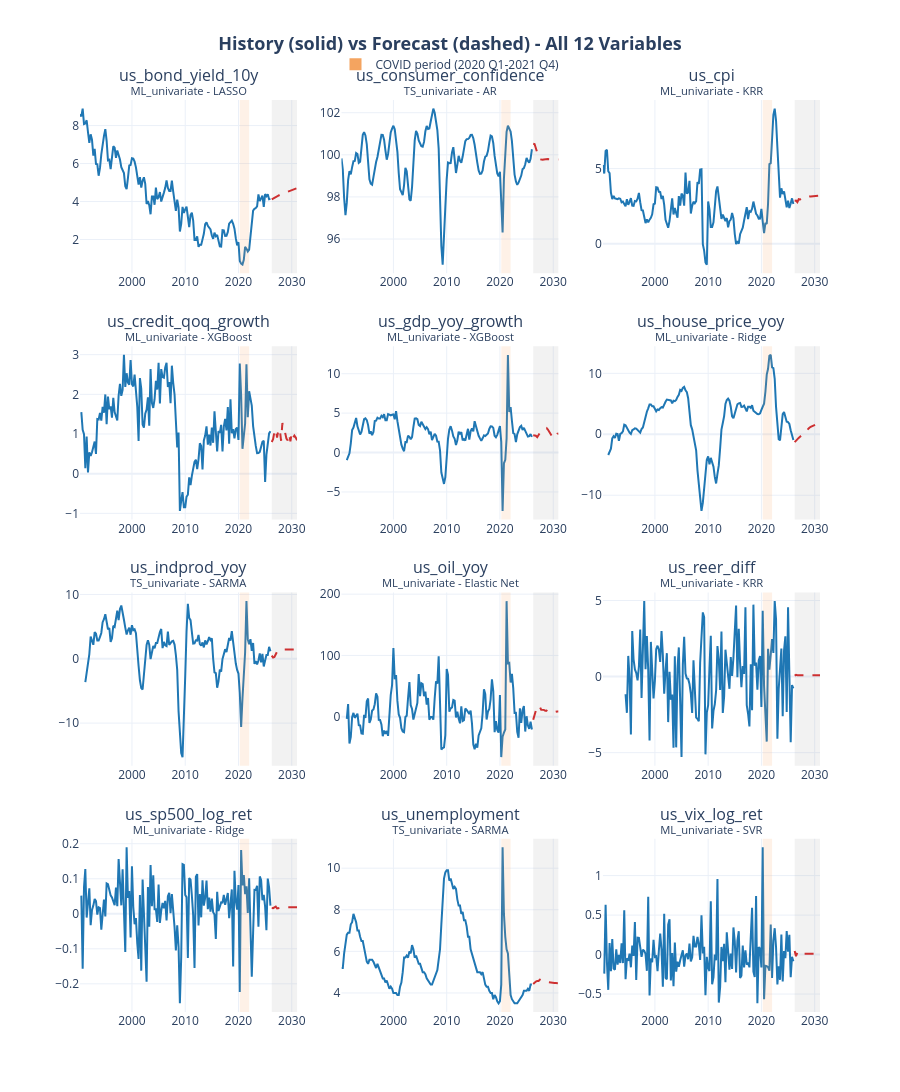

This figure's notebook cell:
### Markdown cell above
## Section 4 — History vs Forecast Visualization

One panel per variable, all 12 in a single figure. Solid line = history,
dashed line = forecast, shaded region marks the forecast horizon
(2026 Q1 onward). Panel titles show which family won each variable.

### Code cell
variables = selection['Variable'].tolist()
n_cols = 3
n_rows = -(-len(variables) // n_cols)

titles = [f"{row['Variable']}<br><sup>{row['Winner']} - {row['Model']}</sup>"
          for _, row in selection.iterrows()]

fig = make_subplots(rows=n_rows, cols=n_cols, subplot_titles=titles,
                     vertical_spacing=0.08, horizontal_spacing=0.06)

for idx, var in enumerate(variables):
    r, c = idx // n_cols + 1, idx % n_cols + 1
    hist = history_complete[var]
    fcst = final_forecast[var]

    fig.add_trace(go.Scatter(x=hist.index, y=hist.values, mode='lines',
                              line=dict(color='#1f77b4'), showlegend=False),
                  row=r, col=c)
    fig.add_trace(go.Scatter(x=fcst.index, y=fcst.values, mode='lines',
                              line=dict(color='#d62728', dash='dash'), showlegend=False),
                  row=r, col=c)
    fig.add_vrect(x0=FORECAST_START, x1=fcst.index.max(),
                  fillcolor='grey', opacity=0.1, line_width=0, row=r, col=c)

COVID_START = pd.Timestamp('2020-03-31')
COVID_END = pd.Timestamp('2021-12-31')

for idx, var in enumerate(variables):
    r, c = idx // n_cols + 1, idx % n_cols + 1
    fig.add_vrect(x0=COVID_START, x1=COVID_END,
                  fillcolor='#F4A460', opacity=0.15, line_width=0, row=r, col=c)

fig.add_trace(go.Scatter(
    x=[None], y=[None], mode='markers',
    marker=dict(size=12, color='#F4A460', symbol='square'),
    name='COVID period (2020 Q1-2021 Q4)', showlegend=True))

fig.update_layout(
    height=280 * n_rows,
    title=dict(text='<b>History (solid) vs Forecast (dashed) - All 12 Variables</b>',
               x=0.5, xanchor='center', font=dict(size=18)),
    template='plotly_white', showlegend=True,
    legend=dict(orientation='h', y=1.055, x=0.5, xanchor='center'),
    margin=dict(t=100))
fig.show()

### Figure 1 — Plotly figure (JSON) as saved in the notebook; plotly's stock layout.template omitted (floating-point values rounded to 4 significant figures; data arrays with more than 128 entries replaced by an {"elided": "..."} marker saying what was removed)
{"data": [{"line": {"color": "#1f77b4"}, "mode": "lines", "showlegend": false, "type": "scatter", "x": {"elided": "144 str values"}, "xaxis": "x", "y": {"elided": "144 float values"}, "yaxis": "y"}, {"line": {"color": "#d62728", "dash": "dash"}, "mode": "lines", "showlegend": false, "type": "scatter", "x": ["2026-03-31T00:00:00.000000000", "2026-06-30T00:00:00.000000000", "2026-09-30T00:00:00.000000000", "2026-12-31T00:00:00.000000000", "2027-03-31T00:00:00.000000000", "2027-06-30T00:00:00.000000000", "2027-09-30T00:00:00.000000000", "2027-12-31T00:00:00.000000000", "2028-03-31T00:00:00.000000000", "2028-06-30T00:00:00.000000000", "2028-09-30T00:00:00.000000000", "2028-12-31T00:00:00.000000000", "2029-03-31T00:00:00.000000000", "2029-06-30T00:00:00.000000000", "2029-09-30T00:00:00.000000000", "2029-12-31T00:00:00.000000000", "2030-03-31T00:00:00.000000000", "2030-06-30T00:00:00.000000000", "2030-09-30T00:00:00.000000000", "2030-12-31T00:00:00.000000000"], "xaxis": "x", "y": [4.117, 4.149, 4.176, 4.241, 4.274, 4.312, 4.346, 4.378, 4.405, 4.435, 4.464, 4.492, 4.52, 4.549, 4.576, 4.603, 4.629, 4.655, 4.68, 4.705], "yaxis": "y"}, {"line": {"color": "#1f77b4"}, "mode": "lines", "showlegend": false, "type": "scatter", "x": {"elided": "144 str values"}, "xaxis": "x2", "y": {"elided": "144 float values"}, "yaxis": "y2"}, {"line": {"color": "#d62728", "dash": "dash"}, "mode": "lines", "showlegend": false, "type": "scatter", "x": ["2026-03-31T00:00:00.000000000", "2026-06-30T00:00:00.000000000", "2026-09-30T00:00:00.000000000", "2026-12-31T00:00:00.000000000", "2027-03-31T00:00:00.000000000", "2027-06-30T00:00:00.000000000", "2027-09-30T00:00:00.000000000", "2027-12-31T00:00:00.000000000", "2028-03-31T00:00:00.000000000", "2028-06-30T00:00:00.000000000", "2028-09-30T00:00:00.000000000", "2028-12-31T00:00:00.000000000", "2029-03-31T00:00:00.000000000", "2029-06-30T00:00:00.000000000", "2029-09-30T00:00:00.000000000", "2029-12-31T00:00:00.000000000", "2030-03-31T00:00:00.000000000", "2030-06-30T00:00:00.000000000", "2030-09-30T00:00:00.000000000", "2030-12-31T00:00:00.000000000"], "xaxis": "x2", "y": [100.5, 100.5, 100.3, 100.1, 99.89, 99.79, 99.76, 99.76, 99.78, 99.79, 99.8, 99.8, 99.79, 99.79, 99.78, 99.78, 99.78, 99.78, 99.78, 99.78], "yaxis": "y2"}, {"line": {"color": "#1f77b4"}, "mode": "lines", "showlegend": false, "type": "scatter", "x": {"elided": "144 str values"}, "xaxis": "x3", "y": {"elided": "144 float values"}, "yaxis": "y3"}, {"line": {"color": "#d62728", "dash": "dash"}, "mode": "lines", "showlegend": false, "type": "scatter", "x": ["2026-03-31T00:00:00.000000000", "2026-06-30T00:00:00.000000000", "2026-09-30T00:00:00.000000000", "2026-12-31T00:00:00.000000000", "2027-03-31T00:00:00.000000000", "2027-06-30T00:00:00.000000000", "2027-09-30T00:00:00.000000000", "2027-12-31T00:00:00.000000000", "2028-03-31T00:00:00.000000000", "2028-06-30T00:00:00.000000000", "2028-09-30T00:00:00.000000000", "2028-12-31T00:00:00.000000000", "2029-03-31T00:00:00.000000000", "2029-06-30T00:00:00.000000000", "2029-09-30T00:00:00.000000000", "2029-12-31T00:00:00.000000000", "2030-03-31T00:00:00.000000000", "2030-06-30T00:00:00.000000000", "2030-09-30T00:00:00.000000000", "2030-12-31T00:00:00.000000000"], "xaxis": "x3", "y": [2.872, 2.876, 2.774, 2.962, 2.943, 2.974, 3.071, 3.049, 3.091, 3.121, 3.111, 3.143, 3.151, 3.155, 3.175, 3.178, 3.186, 3.196, 3.198, 3.205], "yaxis": "y3"}, {"line": {"color": "#1f77b4"}, "mode": "lines", "showlegend": false, "type": "scatter", "x": {"elided": "144 str values"}, "xaxis": "x4", "y": {"elided": "144 float values"}, "yaxis": "y4"}, {"line": {"color": "#d62728", "dash": "dash"}, "mode": "lines", "showlegend": false, "type": "scatter", "x": ["2026-03-31T00:00:00.000000000", "2026-06-30T00:00:00.000000000", "2026-09-30T00:00:00.000000000", "2026-12-31T00:00:00.000000000", "2027-03-31T00:00:00.000000000", "2027-06-30T00:00:00.000000000", "2027-09-30T00:00:00.000000000", "2027-12-31T00:00:00.000000000", "2028-03-31T00:00:00.000000000", "2028-06-30T00:00:00.000000000", "2028-09-30T00:00:00.000000000", "2028-12-31T00:00:00.000000000", "2029-03-31T00:00:00.000000000", "2029-06-30T00:00:00.000000000", "2029-09-30T00:00:00.000000000", "2029-12-31T00:00:00.000000000", "2030-03-31T00:00:00.000000000", "2030-06-30T00:00:00.000000000", "2030-09-30T00:00:00.000000000", "2030-12-31T00:00:00.000000000"], "xaxis": "x4", "y": [0.7988, 0.8668, 1.058, 1.12, 0.9107, 1.098, 1.131, 0.8291, 1.278, 1.057, 1.038, 0.8844, 0.8393, 1.002, 0.8178, 1.027, 0.9068, 0.9595, 0.9097, 0.8426], "yaxis": "y4"}, {"line": {"color": "#1f77b4"}, "mode": "lines", "showlegend": false, "type": "scatter", "x": {"elided": "144 str values"}, "xaxis": "x5", "y": {"elided": "144 float values"}, "yaxis": "y5"}, {"line": {"color": "#d62728", "dash": "dash"}, "mode": "lines", "showlegend": false, "type": "scatter", "x": ["2026-03-31T00:00:00.000000000", "2026-06-30T00:00:00.000000000", "2026-09-30T00:00:00.000000000", "2026-12-31T00:00:00.000000000", "2027-03-31T00:00:00.000000000", "2027-06-30T00:00:00.000000000", "2027-09-30T00:00:00.000000000", "2027-12-31T00:00:00.000000000", "2028-03-31T00:00:00.000000000", "2028-06-30T00:00:00.000000000", "2028-09-30T00:00:00.000000000", "2028-12-31T00:00:00.000000000", "2029-03-31T00:00:00.000000000", "2029-06-30T00:00:00.000000000", "2029-09-30T00:00:00.000000000", "2029-12-31T00:00:00.000000000", "2030-03-31T00:00:00.000000000", "2030-06-30T00:00:00.000000000", "2030-09-30T00:00:00.000000000", "2030-12-31T00:00:00.000000000"], "xaxis": "x5", "y": [2.184, 2.123, 2.129, 1.948, 2.331, 2.494, 2.641, 2.727, 2.858, 3.029, 3.103, 2.924, 2.657, 2.233, 2.085, 2.084, 1.88, 1.966, 2.369, 2.418], "yaxis": "y5"}, {"line": {"color": "#1f77b4"}, "mode": "lines", "showlegend": false, "type": "scatter", "x": {"elided": "144 str values"}, "xaxis": "x6", "y": {"elided": "144 float values"}, "yaxis": "y6"}, {"line": {"color": "#d62728", "dash": "dash"}, "mode": "lines", "showlegend": false, "type": "scatter", "x": ["2026-03-31T00:00:00.000000000", "2026-06-30T00:00:00.000000000", "2026-09-30T00:00:00.000000000", "2026-12-31T00:00:00.000000000", "2027-03-31T00:00:00.000000000", "2027-06-30T00:00:00.000000000", "2027-09-30T00:00:00.000000000", "2027-12-31T00:00:00.000000000", "2028-03-31T00:00:00.000000000", "2028-06-30T00:00:00.000000000", "2028-09-30T00:00:00.000000000", "2028-12-31T00:00:00.000000000", "2029-03-31T00:00:00.000000000", "2029-06-30T00:00:00.000000000", "2029-09-30T00:00:00.000000000", "2029-12-31T00:00:00.000000000", "2030-03-31T00:00:00.000000000", "2030-06-30T00:00:00.000000000", "2030-09-30T00:00:00.000000000", "2030-12-31T00:00:00.000000000"], "xaxis": "x6", "y": [-1.294, -1.112, -0.7936, -0.5951, -0.3946, -0.2713, -0.1421, 0.1101, 0.3781, 0.6451, 0.898, 1.073, 1.211, 1.335, 1.432, 1.525, 1.603, 1.649, 1.678, 1.688], "yaxis": "y6"}, {"line": {"color": "#1f77b4"}, "mode": "lines", "showlegend": false, "type": "scatter", "x": {"elided": "144 str values"}, "xaxis": "x7", "y": {"elided": "144 float values"}, "yaxis": "y7"}, {"line": {"color": "#d62728", "dash": "dash"}, "mode": "lines", "showlegend": false, "type": "scatter", "x": ["2026-03-31T00:00:00.000000000", "2026-06-30T00:00:00.000000000", "2026-09-30T00:00:00.000000000", "2026-12-31T00:00:00.000000000", "2027-03-31T00:00:00.000000000", "2027-06-30T00:00:00.000000000", "2027-09-30T00:00:00.000000000", "2027-12-31T00:00:00.000000000", "2028-03-31T00:00:00.000000000", "2028-06-30T00:00:00.000000000", "2028-09-30T00:00:00.000000000", "2028-12-31T00:00:00.000000000", "2029-03-31T00:00:00.000000000", "2029-06-30T00:00:00.000000000", "2029-09-30T00:00:00.000000000", "2029-12-31T00:00:00.000000000", "2030-03-31T00:00:00.000000000", "2030-06-30T00:00:00.000000000", "2030-09-30T00:00:00.000000000", "2030-12-31T00:00:00.000000000"], "xaxis": "x7", "y": [0.4902, 0.1932, 0.2886, 0.808, 1.107, 1.321, 1.391, 1.4, 1.418, 1.427, 1.434, 1.438, 1.441, 1.444, 1.445, 1.446, 1.447, 1.447, 1.447, 1.448], "yaxis": "y7"}, {"line": {"color": "#1f77b4"}, "mode": "lines", "showlegend": false, "type": "scatter", "x": {"elided": "144 str values"}, "xaxis": "x8", "y": {"elided": "144 float values"}, "yaxis": "y8"}, {"line": {"color": "#d62728", "dash": "dash"}, "mode": "lines", "showlegend": false, "type": "scatter", "x": ["2026-03-31T00:00:00.000000000", "2026-06-30T00:00:00.000000000", "2026-09-30T00:00:00.000000000", "2026-12-31T00:00:00.000000000", "2027-03-31T00:00:00.000000000", "2027-06-30T00:00:00.000000000", "2027-09-30T00:00:00.000000000", "2027-12-31T00:00:00.000000000", "2028-03-31T00:00:00.000000000", "2028-06-30T00:00:00.000000000", "2028-09-30T00:00:00.000000000", "2028-12-31T00:00:00.000000000", "2029-03-31T00:00:00.000000000", "2029-06-30T00:00:00.000000000", "2029-09-30T00:00:00.000000000", "2029-12-31T00:00:00.000000000", "2030-03-31T00:00:00.000000000", "2030-06-30T00:00:00.000000000", "2030-09-30T00:00:00.000000000", "2030-12-31T00:00:00.000000000"], "xaxis": "x8", "y": [-4.95, 3.638, 10.99, 17.57, 16.17, 16.04, 11.38, 11.23, 11.15, 9.696, 10.07, 8.246, 6.869, 6.287, 6.364, 7.142, 7.806, 8.534, 8.572, 8.459], "yaxis": "y8"}, {"line": {"color": "#1f77b4"}, "mode": "lines", "showlegend": false, "type": "scatter", "x": {"elided": "144 str values"}, "xaxis": "x9", "y": {"elided": "144 float values"}, "yaxis": "y9"}, {"line": {"color": "#d62728", "dash": "dash"}, "mode": "lines", "showlegend": false, "type": "scatter", "x": ["2026-03-31T00:00:00.000000000", "2026-06-30T00:00:00.000000000", "2026-09-30T00:00:00.000000000", "2026-12-31T00:00:00.000000000", "2027-03-31T00:00:00.000000000", "2027-06-30T00:00:00.000000000", "2027-09-30T00:00:00.000000000", "2027-12-31T00:00:00.000000000", "2028-03-31T00:00:00.000000000", "2028-06-30T00:00:00.000000000", "2028-09-30T00:00:00.000000000", "2028-12-31T00:00:00.000000000", "2029-03-31T00:00:00.000000000", "2029-06-30T00:00:00.000000000", "2029-09-30T00:00:00.000000000", "2029-12-31T00:00:00.000000000", "2030-03-31T00:00:00.000000000", "2030-06-30T00:00:00.000000000", "2030-09-30T00:00:00.000000000", "2030-12-31T00:00:00.000000000"], "xaxis": "x9", "y": [0.06314, 0.1115, 0.08691, 0.08396, 0.08499, 0.08516, 0.08511, 0.08511, 0.08511, 0.08511, 0.08511, 0.08511, 0.08511, 0.08511, 0.08511, 0.08511, 0.08511, 0.08511, 0.08511, 0.08511], "yaxis": "y9"}, {"line": {"color": "#1f77b4"}, "mode": "lines", "showlegend": false, "type": "scatter", "x": {"elided": "144 str values"}, "xaxis": "x10", "y": {"elided": "144 float values"}, "yaxis": "y10"}, {"line": {"color": "#d62728", "dash": "dash"}, "mode": "lines", "showlegend": false, "type": "scatter", "x": ["2026-03-31T00:00:00.000000000", "2026-06-30T00:00:00.000000000", "2026-09-30T00:00:00.000000000", "2026-12-31T00:00:00.000000000", "2027-03-31T00:00:00.000000000", "2027-06-30T00:00:00.000000000", "2027-09-30T00:00:00.000000000", "2027-12-31T00:00:00.000000000", "2028-03-31T00:00:00.000000000", "2028-06-30T00:00:00.000000000", "2028-09-30T00:00:00.000000000", "2028-12-31T00:00:00.000000000", "2029-03-31T00:00:00.000000000", "2029-06-30T00:00:00.000000000", "2029-09-30T00:00:00.000000000", "2029-12-31T00:00:00.000000000", "2030-03-31T00:00:00.000000000", "2030-06-30T00:00:00.000000000", "2030-09-30T00:00:00.000000000", "2030-12-31T00:00:00.000000000"], "xaxis": "x10", "y": [0.01641, 0.01599, 0.01835, 0.02039, 0.01515, 0.01615, 0.01813, 0.01844, 0.01844, 0.01832, 0.01826, 0.01844, 0.0184, 0.01833, 0.01831, 0.01831, 0.01832, 0.01832, 0.01831, 0.01832], "yaxis": "y10"}, {"line": {"color": "#1f77b4"}, "mode": "lines", "showlegend": false, "type": "scatter", "x": {"elided": "144 str values"}, "xaxis": "x11", "y": {"elided": "144 float values"}, "yaxis": "y11"}, {"line": {"color": "#d62728", "dash": "dash"}, "mode": "lines", "showlegend": false, "type": "scatter", "x": ["2026-03-31T00:00:00.000000000", "2026-06-30T00:00:00.000000000", "2026-09-30T00:00:00.000000000", "2026-12-31T00:00:00.000000000", "2027-03-31T00:00:00.000000000", "2027-06-30T00:00:00.000000000", "2027-09-30T00:00:00.000000000", "2027-12-31T00:00:00.000000000", "2028-03-31T00:00:00.000000000", "2028-06-30T00:00:00.000000000", "2028-09-30T00:00:00.000000000", "2028-12-31T00:00:00.000000000", "2029-03-31T00:00:00.000000000", "2029-06-30T00:00:00.000000000", "2029-09-30T00:00:00.000000000", "2029-12-31T00:00:00.000000000", "2030-03-31T00:00:00.000000000", "2030-06-30T00:00:00.000000000", "2030-09-30T00:00:00.000000000", "2030-12-31T00:00:00.000000000"], "xaxis": "x11", "y": [4.428, 4.499, 4.545, 4.575, 4.574, 4.634, 4.562, 4.559, 4.547, 4.53, 4.521, 4.511, 4.503, 4.496, 4.49, 4.484, 4.48, 4.475, 4.472, 4.469], "yaxis": "y11"}, {"line": {"color": "#1f77b4"}, "mode": "lines", "showlegend": false, "type": "scatter", "x": {"elided": "144 str values"}, "xaxis": "x12", "y": {"elided": "144 float values"}, "yaxis": "y12"}, {"line": {"color": "#d62728", "dash": "dash"}, "mode": "lines", "showlegend": false, "type": "scatter", "x": ["2026-03-31T00:00:00.000000000", "2026-06-30T00:00:00.000000000", "2026-09-30T00:00:00.000000000", "2026-12-31T00:00:00.000000000", "2027-03-31T00:00:00.000000000", "2027-06-30T00:00:00.000000000", "2027-09-30T00:00:00.000000000", "2027-12-31T00:00:00.000000000", "2028-03-31T00:00:00.000000000", "2028-06-30T00:00:00.000000000", "2028-09-30T00:00:00.000000000", "2028-12-31T00:00:00.000000000", "2029-03-31T00:00:00.000000000", "2029-06-30T00:00:00.000000000", "2029-09-30T00:00:00.000000000", "2029-12-31T00:00:00.000000000", "2030-03-31T00:00:00.000000000", "2030-06-30T00:00:00.000000000", "2030-09-30T00:00:00.000000000", "2030-12-31T00:00:00.000000000"], "xaxis": "x12", "y": [0.04609, -0.02124, 0.02411, 0.001186, 0.01488, 0.007802, 0.01178, 0.009668, 0.01083, 0.0102, 0.01054, 0.01036, 0.01046, 0.0104, 0.01043, 0.01042, 0.01043, 0.01042, 0.01042, 0.01042], "yaxis": "y12"}, {"marker": {"color": "#F4A460", "size": 12, "symbol": "square"}, "mode": "markers", "name": "COVID period (2020 Q1-2021 Q4)", "showlegend": true, "type": "scatter", "x": [null], "y": [null]}], "layout": {"annotations": [{"font": {"size": 16}, "showarrow": false, "text": "us_bond_yield_10y<br><sup>ML_univariate - LASSO</sup>", "x": 0.1467, "xanchor": "center", "xref": "paper", "y": 1, "yanchor": "bottom", "yref": "paper"}, {"font": {"size": 16}, "showarrow": false, "text": "us_consumer_confidence<br><sup>TS_univariate - AR</sup>", "x": 0.5, "xanchor": "center", "xref": "paper", "y": 1, "yanchor": "bottom", "yref": "paper"}, {"font": {"size": 16}, "showarrow": false, "text": "us_cpi<br><sup>ML_univariate - KRR</sup>", "x": 0.8533, "xanchor": "center", "xref": "paper", "y": 1, "yanchor": "bottom", "yref": "paper"}, {"font": {"size": 16}, "showarrow": false, "text": "us_credit_qoq_growth<br><sup>ML_univariate - XGBoost</sup>", "x": 0.1467, "xanchor": "center", "xref": "paper", "y": 0.73, "yanchor": "bottom", "yref": "paper"}, {"font": {"size": 16}, "showarrow": false, "text": "us_gdp_yoy_growth<br><sup>ML_univariate - XGBoost</sup>", "x": 0.5, "xanchor": "center", "xref": "paper", "y": 0.73, "yanchor": "bottom", "yref": "paper"}, {"font": {"size": 16}, "showarrow": false, "text": "us_house_price_yoy<br><sup>ML_univariate - Ridge</sup>", "x": 0.8533, "xanchor": "center", "xref": "paper", "y": 0.73, "yanchor": "bottom", "yref": "paper"}, {"font": {"size": 16}, "showarrow": false, "text": "us_indprod_yoy<br><sup>TS_univariate - SARMA</sup>", "x": 0.1467, "xanchor": "center", "xref": "paper", "y": 0.46, "yanchor": "bottom", "yref": "paper"}, {"font": {"size": 16}, "showarrow": false, "text": "us_oil_yoy<br><sup>ML_univariate - Elastic Net</sup>", "x": 0.5, "xanchor": "center", "xref": "paper", "y": 0.46, "yanchor": "bottom", "yref": "paper"}, {"font": {"size": 16}, "showarrow": false, "text": "us_reer_diff<br><sup>ML_univariate - KRR</sup>", "x": 0.8533, "xanchor": "center", "xref": "paper", "y": 0.46, "yanchor": "bottom", "yref": "paper"}, {"font": {"size": 16}, "showarrow": false, "text": "us_sp500_log_ret<br><sup>ML_univariate - Ridge</sup>", "x": 0.1467, "xanchor": "center", "xref": "paper", "y": 0.19, "yanchor": "bottom", "yref": "paper"}, {"font": {"size": 16}, "showarrow": false, "text": "us_unemployment<br><sup>TS_univariate - SARMA</sup>", "x": 0.5, "xanchor": "center", "xref": "paper", "y": 0.19, "yanchor": "bottom", "yref": "paper"}, {"font": {"size": 16}, "showarrow": false, "text": "us_vix_log_ret<br><sup>ML_univariate - SVR</sup>", "x": 0.8533, "xanchor": "center", "xref": "paper", "y": 0.19, "yanchor": "bottom", "yref": "paper"}], "height": 1120, "legend": {"orientation": "h", "x": 0.5, "xanchor": "center", "y": 1.055}, "margin": {"t": 100}, "shapes": [{"fillcolor": "grey", "line": {"width": 0}, "opacity": 0.1, "type": "rect", "x0": "2026-03-31T00:00:00", "x1": "2030-12-31T00:00:00", "xref": "x", "y0": 0, "y1": 1, "yref": "y domain"}, {"fillcolor": "grey", "line": {"width": 0}, "opacity": 0.1, "type": "rect", "x0": "2026-03-31T00:00:00", "x1": "2030-12-31T00:00:00", "xref": "x2", "y0": 0, "y1": 1, "yref": "y2 domain"}, {"fillcolor": "grey", "line": {"width": 0}, "opacity": 0.1, "type": "rect", "x0": "2026-03-31T00:00:00", "x1": "2030-12-31T00:00:00", "xref": "x3", "y0": 0, "y1": 1, "yref": "y3 domain"}, {"fillcolor": "grey", "line": {"width": 0}, "opacity": 0.1, "type": "rect", "x0": "2026-03-31T00:00:00", "x1": "2030-12-31T00:00:00", "xref": "x4", "y0": 0, "y1": 1, "yref": "y4 domain"}, {"fillcolor": "grey", "line": {"width": 0}, "opacity": 0.1, "type": "rect", "x0": "2026-03-31T00:00:00", "x1": "2030-12-31T00:00:00", "xref": "x5", "y0": 0, "y1": 1, "yref": "y5 domain"}, {"fillcolor": "grey", "line": {"width": 0}, "opacity": 0.1, "type": "rect", "x0": "2026-03-31T00:00:00", "x1": "2030-12-31T00:00:00", "xref": "x6", "y0": 0, "y1": 1, "yref": "y6 domain"}, {"fillcolor": "grey", "line": {"width": 0}, "opacity": 0.1, "type": "rect", "x0": "2026-03-31T00:00:00", "x1": "2030-12-31T00:00:00", "xref": "x7", "y0": 0, "y1": 1, "yref": "y7 domain"}, {"fillcolor": "grey", "line": {"width": 0}, "opacity": 0.1, "type": "rect", "x0": "2026-03-31T00:00:00", "x1": "2030-12-31T00:00:00", "xref": "x8", "y0": 0, "y1": 1, "yref": "y8 domain"}, {"fillcolor": "grey", "line": {"width": 0}, "opacity": 0.1, "type": "rect", "x0": "2026-03-31T00:00:00", "x1": "2030-12-31T00:00:00", "xref": "x9", "y0": 0, "y1": 1, "yref": "y9 domain"}, {"fillcolor": "grey", "line": {"width": 0}, "opacity": 0.1, "type": "rect", "x0": "2026-03-31T00:00:00", "x1": "2030-12-31T00:00:00", "xref": "x10", "y0": 0, "y1": 1, "yref": "y10 domain"}, {"fillcolor": "grey", "line": {"width": 0}, "opacity": 0.1, "type": "rect", "x0": "2026-03-31T00:00:00", "x1": "2030-12-31T00:00:00", "xref": "x11", "y0": 0, "y1": 1, "yref": "y11 domain"}, {"fillcolor": "grey", "line": {"width": 0}, "opacity": 0.1, "type": "rect", "x0": "2026-03-31T00:00:00", "x1": "2030-12-31T00:00:00", "xref": "x12", "y0": 0, "y1": 1, "yref": "y12 domain"}, {"fillcolor": "#F4A460", "line": {"width": 0}, "opacity": 0.15, "type": "rect", "x0": "2020-03-31T00:00:00", "x1": "2021-12-31T00:00:00", "xref": "x", "y0": 0, "y1": 1, "yref": "y domain"}, {"fillcolor": "#F4A460", "line": {"width": 0}, "opacity": 0.15, "type": "rect", "x0": "2020-03-31T00:00:00", "x1": "2021-12-31T00:00:00", "xref": "x2", "y0": 0, "y1": 1, "yref": "y2 domain"}, {"fillcolor": "#F4A460", "line": {"width": 0}, "opacity": 0.15, "type": "rect", "x0": "2020-03-31T00:00:00", "x1": "2021-12-31T00:00:00", "xref": "x3", "y0": 0, "y1": 1, "yref": "y3 domain"}, {"fillcolor": "#F4A460", "line": {"width": 0}, "opacity": 0.15, "type": "rect", "x0": "2020-03-31T00:00:00", "x1": "2021-12-31T00:00:00", "xref": "x4", "y0": 0, "y1": 1, "yref": "y4 domain"}, {"fillcolor": "#F4A460", "line": {"width": 0}, "opacity": 0.15, "type": "rect", "x0": "2020-03-31T00:00:00", "x1": "2021-12-31T00:00:00", "xref": "x5", "y0": 0, "y1": 1, "yref": "y5 domain"}, {"fillcolor": "#F4A460", "line": {"width": 0}, "opacity": 0.15, "type": "rect", "x0": "2020-03-31T00:00:00", "x1": "2021-12-31T00:00:00", "xref": "x6", "y0": 0, "y1": 1, "yref": "y6 domain"}, {"fillcolor": "#F4A460", "line": {"width": 0}, "opacity": 0.15, "type": "rect", "x0": "2020-03-31T00:00:00", "x1": "2021-12-31T00:00:00", "xref": "x7", "y0": 0, "y1": 1, "yref": "y7 domain"}, {"fillcolor": "#F4A460", "line": {"width": 0}, "opacity": 0.15, "type": "rect", "x0": "2020-03-31T00:00:00", "x1": "2021-12-31T00:00:00", "xref": "x8", "y0": 0, "y1": 1, "yref": "y8 domain"}, {"fillcolor": "#F4A460", "line": {"width": 0}, "opacity": 0.15, "type": "rect", "x0": "2020-03-31T00:00:00", "x1": "2021-12-31T00:00:00", "xref": "x9", "y0": 0, "y1": 1, "yref": "y9 domain"}, {"fillcolor": "#F4A460", "line": {"width": 0}, "opacity": 0.15, "type": "rect", "x0": "2020-03-31T00:00:00", "x1": "2021-12-31T00:00:00", "xref": "x10", "y0": 0, "y1": 1, "yref": "y10 domain"}, {"fillcolor": "#F4A460", "line": {"width": 0}, "opacity": 0.15, "type": "rect", "x0": "2020-03-31T00:00:00", "x1": "2021-12-31T00:00:00", "xref": "x11", "y0": 0, "y1": 1, "yref": "y11 domain"}, {"fillcolor": "#F4A460", "line": {"width": 0}, "opacity": 0.15, "type": "rect", "x0": "2020-03-31T00:00:00", "x1": "2021-12-31T00:00:00", "xref": "x12", "y0": 0, "y1": 1, "yref": "y12 domain"}], "showlegend": true, "title": {"font": {"size": 18}, "text": "<b>History (solid) vs Forecast (dashed) - All 12 Variables</b>", "x": 0.5, "xanchor": "center"}, "xaxis": {"anchor": "y", "domain": [0, 0.2933]}, "xaxis10": {"anchor": "y10", "domain": [0, 0.2933]}, "xaxis11": {"anchor": "y11", "domain": [0.3533, 0.6467]}, "xaxis12": {"anchor": "y12", "domain": [0.7067, 1]}, "xaxis2": {"anchor": "y2", "domain": [0.3533, 0.6467]}, "xaxis3": {"anchor": "y3", "domain": [0.7067, 1]}, "xaxis4": {"anchor": "y4", "domain": [0, 0.2933]}, "xaxis5": {"anchor": "y5", "domain": [0.3533, 0.6467]}, "xaxis6": {"anchor": "y6", "domain": [0.7067, 1]}, "xaxis7": {"anchor": "y7", "domain": [0, 0.2933]}, "xaxis8": {"anchor": "y8", "domain": [0.3533, 0.6467]}, "xaxis9": {"anchor": "y9", "domain": [0.7067, 1]}, "yaxis": {"anchor": "x", "domain": [0.81, 1]}, "yaxis10": {"anchor": "x10", "domain": [0, 0.19]}, "yaxis11": {"anchor": "x11", "domain": [0, 0.19]}, "yaxis12": {"anchor": "x12", "domain": [0, 0.19]}, "yaxis2": {"anchor": "x2", "domain": [0.81, 1]}, "yaxis3": {"anchor": "x3", "domain": [0.81, 1]}, "yaxis4": {"anchor": "x4", "domain": [0.54, 0.73]}, "yaxis5": {"anchor": "x5", "domain": [0.54, 0.73]}, "yaxis6": {"anchor": "x6", "domain": [0.54, 0.73]}, "yaxis7": {"anchor": "x7", "domain": [0.27, 0.46]}, "yaxis8": {"anchor": "x8", "domain": [0.27, 0.46]}, "yaxis9": {"anchor": "x9", "domain": [0.27, 0.46]}}}
